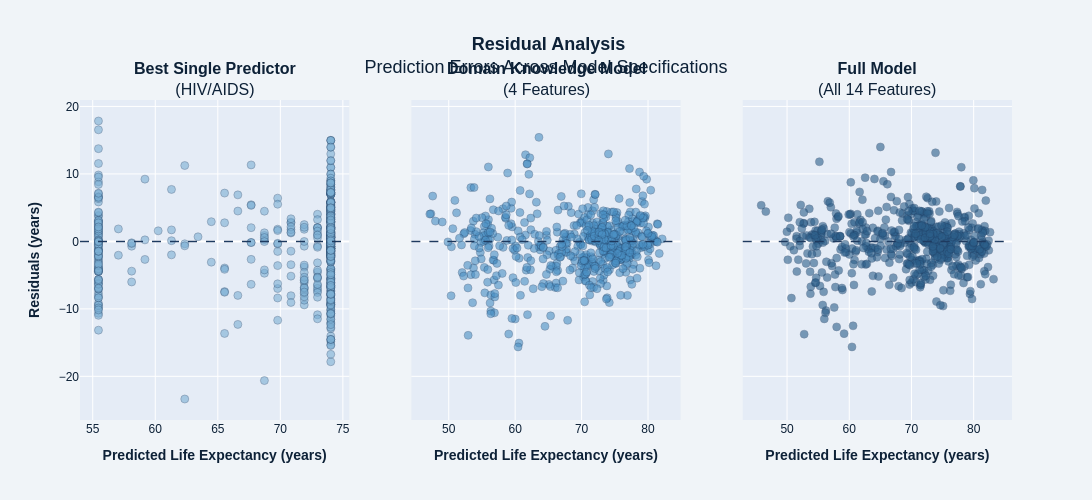

The code cell stored with this chart in its notebook:
### Markdown cell above
4: RESIDUAL PLOTS (3 SUBPLOTS)

### Code cell
print("4. Creating Residual Plots...")

# Retrain models for residual analysis
print("   Training models for residual analysis...")

# Model 1: Best Single
single_model_res = MultipleLinearRegression(penalty='l2', lambda_=0.01, n_features=1)
single_model_res.fit(X_train_best, y_train, Learning_Rate=0.01, epoches=2000)
y_pred_single = single_model_res.predict(X_test_best)
residuals_single = y_test.values - y_pred_single

# Model 2: Domain Model
domain_model_res = MultipleLinearRegression(penalty='l2', lambda_=0.01, n_features=X_train_domain.shape[1])
domain_model_res.fit(X_train_domain, y_train, Learning_Rate=0.01, epoches=2000)
y_pred_domain = domain_model_res.predict(X_test_domain)
residuals_domain = y_test.values - y_pred_domain

# Model 3: Full Model
full_model_res = MultipleLinearRegression(penalty='l2', lambda_=0.01, n_features=X_train_full.shape[1])
full_model_res.fit(X_train_full, y_train, Learning_Rate=0.01, epoches=2000)
y_pred_full = full_model_res.predict(X_test_full)
residuals_full = y_test.values - y_pred_full

# Create subplot with 3 residual plots
fig_residuals = make_subplots(
    rows=1, cols=3,
    subplot_titles=(
        '<b>Best Single Predictor</b><br>(HIV/AIDS)',
        '<b>Domain Knowledge Model</b><br>(4 Features)',
        '<b>Full Model</b><br>(All 14 Features)'
    ),
    shared_yaxes=True
)

# Add residuals for each model with blue theme
fig_residuals.add_trace(
    go.Scatter(
        x=y_pred_single,
        y=residuals_single,
        mode='markers',
        name='Best Single',
        marker=dict(size=8, color=COLORS['light'], opacity=0.6, line=dict(width=0.5, color=COLORS['primary'])),
        showlegend=False,
        hovertemplate='Predicted: %{x:.1f}<br>Residual: %{y:.2f}<extra></extra>'
    ),
    row=1, col=1
)

fig_residuals.add_trace(
    go.Scatter(
        x=y_pred_domain,
        y=residuals_domain,
        mode='markers',
        name='Domain Model',
        marker=dict(size=8, color=COLORS['accent'], opacity=0.6, line=dict(width=0.5, color=COLORS['primary'])),
        showlegend=False,
        hovertemplate='Predicted: %{x:.1f}<br>Residual: %{y:.2f}<extra></extra>'
    ),
    row=1, col=2
)

fig_residuals.add_trace(
    go.Scatter(
        x=y_pred_full,
        y=residuals_full,
        mode='markers',
        name='Full Model',
        marker=dict(size=8, color=COLORS['secondary'], opacity=0.6, line=dict(width=0.5, color=COLORS['primary'])),
        showlegend=False,
        hovertemplate='Predicted: %{x:.1f}<br>Residual: %{y:.2f}<extra></extra>'
    ),
    row=1, col=3
)

# Add horizontal zero lines
for col in [1, 2, 3]:
    fig_residuals.add_hline(y=0, line_dash="dash", line_color=COLORS['primary'], line_width=1.5, row=1, col=col)

fig_residuals.update_layout(
    title='<b> Residual Analysis</b><br>Prediction Errors Across Model Specifications',
    width=1300,
    height=500,
    showlegend=False,
    paper_bgcolor=COLORS['background'],
    font=dict(family='Arial, sans-serif', size=12, color=COLORS['dark']),
    title_font_size=18,
    title_x=0.5
)

fig_residuals.update_xaxes(title_text="<b>Predicted Life Expectancy (years)</b>", row=1, col=1)
fig_residuals.update_xaxes(title_text="<b>Predicted Life Expectancy (years)</b>", row=1, col=2)
fig_residuals.update_xaxes(title_text="<b>Predicted Life Expectancy (years)</b>", row=1, col=3)
fig_residuals.update_yaxes(title_text="<b>Residuals (years)</b>", row=1, col=1)

fig_residuals.show()

### Figure 1 — Plotly figure (JSON) as saved in the notebook; plotly's stock layout.template omitted (floating-point values rounded to 4 significant figures; data arrays with more than 128 entries replaced by an {"elided": "..."} marker saying what was removed)
{"data": [{"hovertemplate": "Predicted: %{x:.1f}<br>Residual: %{y:.2f}<extra></extra>", "marker": {"color": "#7BAFD4", "line": {"color": "#1E3A5F", "width": 0.5}, "opacity": 0.6, "size": 8}, "mode": "markers", "name": "Best Single", "showlegend": false, "type": "scatter", "x": {"elided": "586 float values"}, "xaxis": "x", "y": {"elided": "586 float values"}, "yaxis": "y"}, {"hovertemplate": "Predicted: %{x:.1f}<br>Residual: %{y:.2f}<extra></extra>", "marker": {"color": "#4A90C4", "line": {"color": "#1E3A5F", "width": 0.5}, "opacity": 0.6, "size": 8}, "mode": "markers", "name": "Domain Model", "showlegend": false, "type": "scatter", "x": {"elided": "586 float values"}, "xaxis": "x2", "y": {"elided": "586 float values"}, "yaxis": "y2"}, {"hovertemplate": "Predicted: %{x:.1f}<br>Residual: %{y:.2f}<extra></extra>", "marker": {"color": "#2C5F8A", "line": {"color": "#1E3A5F", "width": 0.5}, "opacity": 0.6, "size": 8}, "mode": "markers", "name": "Full Model", "showlegend": false, "type": "scatter", "x": {"elided": "586 float values"}, "xaxis": "x3", "y": {"elided": "586 float values"}, "yaxis": "y3"}], "layout": {"annotations": [{"font": {"size": 16}, "showarrow": false, "text": "<b>Best Single Predictor</b><br>(HIV/AIDS)", "x": 0.1444, "xanchor": "center", "xref": "paper", "y": 1, "yanchor": "bottom", "yref": "paper"}, {"font": {"size": 16}, "showarrow": false, "text": "<b>Domain Knowledge Model</b><br>(4 Features)", "x": 0.5, "xanchor": "center", "xref": "paper", "y": 1, "yanchor": "bottom", "yref": "paper"}, {"font": {"size": 16}, "showarrow": false, "text": "<b>Full Model</b><br>(All 14 Features)", "x": 0.8556, "xanchor": "center", "xref": "paper", "y": 1, "yanchor": "bottom", "yref": "paper"}], "font": {"color": "#0D2137", "family": "Arial, sans-serif", "size": 12}, "height": 500, "paper_bgcolor": "#F0F4F8", "shapes": [{"line": {"color": "#1E3A5F", "dash": "dash", "width": 1.5}, "type": "line", "x0": 0, "x1": 1, "xref": "x domain", "y0": 0, "y1": 0, "yref": "y"}, {"line": {"color": "#1E3A5F", "dash": "dash", "width": 1.5}, "type": "line", "x0": 0, "x1": 1, "xref": "x2 domain", "y0": 0, "y1": 0, "yref": "y2"}, {"line": {"color": "#1E3A5F", "dash": "dash", "width": 1.5}, "type": "line", "x0": 0, "x1": 1, "xref": "x3 domain", "y0": 0, "y1": 0, "yref": "y3"}], "showlegend": false, "title": {"font": {"size": 18}, "text": "<b> Residual Analysis</b><br>Prediction Errors Across Model Specifications", "x": 0.5}, "width": 1300, "xaxis": {"anchor": "y", "domain": [0, 0.2889], "title": {"text": "<b>Predicted Life Expectancy (years)</b>"}}, "xaxis2": {"anchor": "y2", "domain": [0.3556, 0.6444], "title": {"text": "<b>Predicted Life Expectancy (years)</b>"}}, "xaxis3": {"anchor": "y3", "domain": [0.7111, 1], "title": {"text": "<b>Predicted Life Expectancy (years)</b>"}}, "yaxis": {"anchor": "x", "domain": [0, 1], "title": {"text": "<b>Residuals (years)</b>"}}, "yaxis2": {"anchor": "x2", "domain": [0, 1], "matches": "y", "showticklabels": false}, "yaxis3": {"anchor": "x3", "domain": [0, 1], "matches": "y", "showticklabels": false}}}
